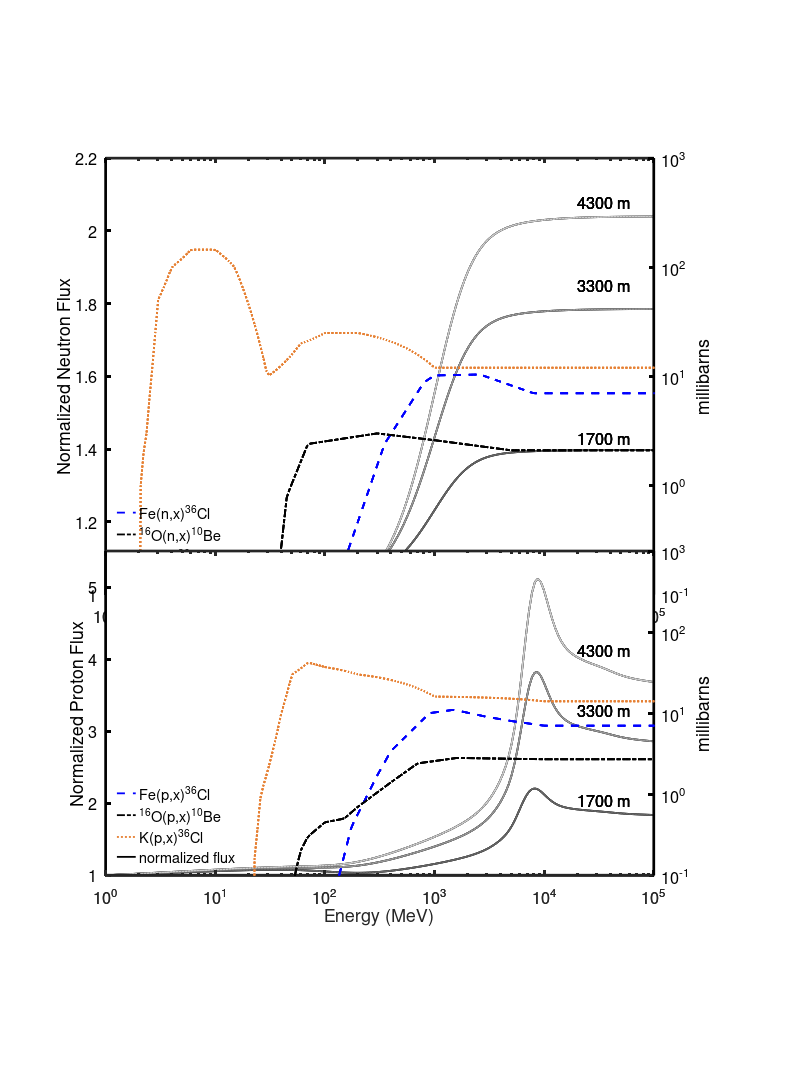
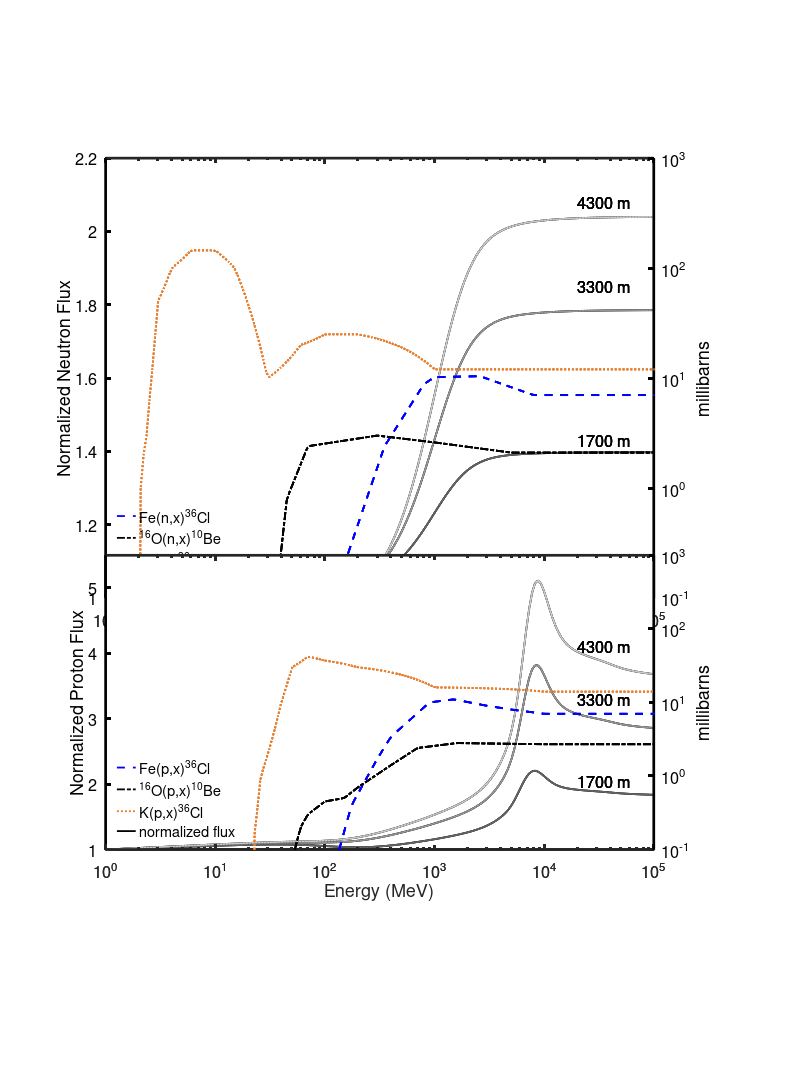

MATLAB code for these plots, in order:
function [] = Fluxes_Plot()

%Makes Figure 1, a plot of normalized particles fluxes and excitation functions
clf

% Some parameters, note that Rc and SPhi are averages for last 21000 years
% at the Sierra Nevada locations.

  Rc = 6.3 % cutoff rigidity
  s = 462 % SPhi
  w = 0.066 % water content of the ground
  nuclide = 56

load consts_LSD.mat;

%%%%%%%%%%%%%%%%%%%%%%%%%%%%%%%%%%%%%%%%%%%%%%%%%%%%%%%%%%%%%%%%%%%%%%%%%%%%%%%%
%%%%%%%%%%%%%%%%%%%%%%%%%%%%% Neutrons %%%%%%%%%%%%%%%%%%%%%%%%%%%%%%%%%%%%%%%%%
%%%%%%%%%%%%%%%%%%%%%%%%%%%%%%%%%%%%%%%%%%%%%%%%%%%%%%%%%%%%%%%%%%%%%%%%%%%%%%%%

%Define pressures that we will plot
pressures = [1033,830.9,683.2,603.0]
%setup subplot for neutrons
subplot(2,1,1);

h = subplot(2,1,1);
p = get(h, 'position')
p(3) = .8
p(4) = .2*1200/900
set(h, 'position', p);

for i = 1:4

  h = pressures(1,i)

% The next section is from Lifton et al. (2014):

%%%%%%%%%%%%%%%%%%%%%%%%%%%%%%%%%%%%%%%%%%%%%%%%%%%%%%%%%%%%%%%%%%%%%%%%%%%%%%%%
% Sato et al. (2008) Neutron Spectrum
% Analytical Function Approximation (PARMA)
% Implemented in MATLAB by Nat Lifton, 2013
% Purdue University, nlifton@purdue.edu

% Copyright 2013, Purdue University
% All rights reserved
% Developed in part with funding from the National Science Foundation.
%
% This program is free software; you can redistribute it and/or modify
% it under the terms of the GNU General Public License, version 3,
% as published by the Free Software Foundation (www.fsf.org).

x = h.*1.019716; % Convert pressure (hPa) to atm depth (g/cm2)

% E = logspace(-8,5,1000);
E = logspace(0,5.3010,200);
% E = [1.1295 11.295 112.95 1129.5 11295];

% Flatten low rigidities.

lowRc = find(Rc < 1.0);
Rc(lowRc) = 1.0 + zeros(size(lowRc));

%nflux = zeros(length(Rc));

%w = 0.2; % water content, from 0-1
%s = 1700;
%Rc = 12;
%x = 1030;
Et = 2.5e-8; % Thermal Neutron Energy in MeV

% Integrated neutron flux <15 MeV

smin = 400; %units of MV
smax = 1200; %units of MV

a6 = 1.8882e-4;
a7 = 4.4791e-1;
a8 = 1.4361e-3;
a12 = 1.4109e-2;

b11min = 2.5702e1;
b11max = -6.9221;
b12min = -5.0931e-1;
b12max = 1.1336;
b13min= 7.4650;
b13max = 2.6961e1;
b14min = 1.2313e1;
b14max = 1.1746e1;
b15min = 1.0498;
b15max = 2.6171;
b21min = 6.5143e-3;
b21max = 5.3211e-3;
b22min = 3.3511e-5;
b22max = 8.4899e-5;
b23min = 9.4415e-4;
b23max = 2.0704e-3;
b24min = 1.2088e1;
b24max = 1.1714e1;
b25min = 2.7782;
b25max = 3.8051;
b31min = 9.8364e-1;
b31max = 9.7536e-1;
b32min = 1.4964e-4;
b32max = 6.4733e-4;
b33min = -7.3249e-1;
b33max = -2.2750e-1;
b34min = -1.4381;
b34max = 2.0713;
b35min = 2.7448;
b35max = 2.1689;
b41min = 8.8681e-3;
b41max = 9.1435e-3;
b42min = -4.3322e-5;
b42max = -6.4855e-5;
b43min = 1.7293e-2;
b43max = 5.8179e-3;
b44min = -1.0836;
b44max = 1.0168;
b45min = 2.6602;
b45max = 2.4504;

b121 = 9.31e-1;
b122 = 3.70e-2;
b123 = -2.02;
b124 = 2.12;
b125 = 5.34;
b131 = 6.67e-4;
b132 = -1.19e-5;
b133 = 1.00e-4;
b134 = 1.45;
b135 = 4.29;

% Basic Spectrum

b51 = 9.7337e-4;
b52 = -9.6635e-5;
b53 = 1.2121e-2;
b54 = 7.1726;
b55 = 1.4601;
b91 = 5.7199e2;
b92 = 7.1293;
b93 = -1.0703e2;
b94 = 1.8538;
b95 = 1.2142;
b101 = 6.8552e-4;
b102 = 2.7136e-5;
b103 = 5.7823e-4;
b104 = 8.8534;
b105 = 3.6417;
b111 = -5.0800e-1;
b112 = 1.4783e-1;
b113 = 1.0068;
b114 = 9.1556;
b115 = 1.6369;

c1 = 2.3555e-1; % lethargy^-1
c2 = 2.3779; % MeV
c3 = 7.2597e-1;
c5 = 1.2391e2; % MeV
c6 = 2.2318; % MeV
c7 = 1.0791e-3; % lethargy^-1
c8 = 3.6435e-12; % MeV
c9 = 1.6595;
c10 = 8.4782e-8; % MeV
c11 = 1.5054;

% Ground-Level Spectrum

h31 = -2.5184e1;
h32 = 2.7298;
h33 = 7.1526e-2;
h51 = 3.4790e-1;
h52 = 3.3493;
h53 = -1.5744;

g1 = -0.023499;
g2 = -0.012938;
g3 = 10.^(h31 + h32./(w + h33));
g4 = 9.6889e-1;
g5 = h51 + h52.*w + h53.*(w.^2);

fG = 10.^(g1 + g2.*log10(E./g3).*(1-tanh(g4.*log10(E./g5))));

% Thermal Neutron Spectrum

h61 = 1.1800e-1;
h62 = 1.4438e-1;
h63 = 3.8733;
h64 = 6.5298e-1;
h65 = 4.2752e1;

g6 = (h61 + h62.*exp(-h63.*w))./(1 + h64.*exp(-h65.*w));

PhiT = g6.*((E./Et).^2).*exp(-E./Et);

% Total Ground-Level Flux

PhiB = zeros(1,length(E));
PhiG = zeros(1,length(E));
PhiGMev = zeros(1,length(E));
p10n = zeros(1,length(E));
p14n = zeros(1,length(E));
p26n = zeros(1,length(E));
p3n = zeros(1,length(E));
p36Can = zeros(1,length(E));
p36Kn = zeros(1,length(E));
p36Tin = zeros(1,length(E));
p36Fen = zeros(1,length(E));

for a = 1:length(Rc)

    a1min = b11min + b12min.*Rc(a) + b13min./(1 + exp((Rc(a) - b14min)./b15min));
    a1max = b11max + b12max.*Rc(a) + b13max./(1 + exp((Rc(a) - b14max)./b15max));
    a2min = b21min + b22min.*Rc(a) + b23min./(1 + exp((Rc(a) - b24min)./b25min));
    a2max = b21max + b22max.*Rc(a) + b23max./(1 + exp((Rc(a) - b24max)./b25max));
    a3min = b31min + b32min.*Rc(a) + b33min./(1 + exp((Rc(a) - b34min)./b35min));
    a3max = b31max + b32max.*Rc(a) + b33max./(1 + exp((Rc(a) - b34max)./b35max));
    a4min = b41min + b42min.*Rc(a) + b43min./(1 + exp((Rc(a) - b44min)./b45min));
    a4max = b41max + b42max.*Rc(a) + b43max./(1 + exp((Rc(a) - b44max)./b45max));

    a5 = b51 + b52.*Rc(a) + b53./(1 + exp((Rc(a) - b54)./b55));
    a9 = b91 + b92.*Rc(a) + b93./(1 + exp((Rc(a) - b94)./b95));
    a10 = b101 + b102.*Rc(a) + b103./(1 + exp((Rc(a) - b104)./b105));
    a11 = b111 + b112.*Rc(a) + b113./(1 + exp((Rc(a) - b114)./b115));

    b5 = b121 + b122.*Rc(a) + b123./(1 + exp((Rc(a) - b124)./b125));
    b6 = b131 + b132.*Rc(a) + b133./(1 + exp((Rc(a) - b134)./b135));

    c4 = a5 + a6.*x./(1 + a7.*exp(a8.*x)); % lethargy^-1
    c12 = a9.*(exp(-a10.*x) + a11.*exp(-a12.*x)); % MeV

    PhiLmin = a1min.*(exp(-a2min.*x) - a3min.*exp(-a4min.*x)); %length of Rc
    PhiLmax = a1max.*(exp(-a2max.*x) - a3max.*exp(-a4max.*x)); %length of Rc

    f3 = b5 + b6.*x;
    f2 = (PhiLmin - PhiLmax)./(smin.^f3 - smax.^f3);
    f1 = PhiLmin - f2.*smin.^f3;

    PhiL = f1 + f2.*s(a).^f3;

    PhiB = (c1.*(E./c2).^c3).*exp(-E./c2) + c4.*exp((-(log10(E) - log10(c5)).^2)./(2.*(log10(c6)).^2))...
    + c7.*log10(E./c8).*(1 + tanh(c9.*log10(E./c10))).*(1 - tanh(c11.*log10(E./c12)));

    PhiG = PhiL.*(PhiB.*fG + PhiT);
    PhiGMev = PhiG./E;

    clipindex = find(E <= 1, 1, 'last' ); %Make sure the clip index is consistent with the definition of E above

end

N.E = E;
N.PhiG(i,:) = PhiG./PhiG(1,1);

%%%%%%%%%%%%%%%%%%%%%%%%%%%%%%%%%%%%%%%%%%%%%%%%%%%%%%%%%%%%%%%%%%%%%%%%%%%%%%%%

%Plot the neutron spectra and excitation functions
hold on
box on

  [AX1,H1,H2] = plotyy(E,PhiG./PhiG(1,1)./N.PhiG(1,:),E,consts.FenxCl36,@semilogx,@semilogy);
 set(AX1(2),'fontsize',18,'ycolor','k')
 set(H2,'linestyle',':','linewidth',2,'color','b','linestyle','--')
 set(H1,'linewidth',2,'color',[.5,.5,.5])

 [AX2,H1,H5] = plotyy(E,PhiG./PhiG(1,1)./N.PhiG(1,:),E,consts.O16nxBe10,@semilogx,@semilogx);
 set(H1,'linewidth',2,'color','k')
 set(H5,'linewidth',2,'color','k','linestyle','-.')

  [AX2,H3,H4] = plotyy(E,PhiG./PhiG(1,1)./N.PhiG(1,:),E,consts.KnxCl36,@semilogx,@semilogx);
 set(AX2(1),'ycolor',[0,0,0],'fontsize',18,'XMinorTick','on','linewidth',3)
 set(AX2(2),'ycolor','k','fontsize',18,'XMinorTick','on','linewidth',3)
 set(H4,'linestyle',':','linewidth',2,'color',[.9,.5,.2])
 set(H3,'linewidth',2,'color',i*[.2,.2,.2])
 set(AX2(1),'YLim',[1 2.2])
 set(AX2(2),'YLim',[.1 1000])
 set(AX2,'XLim',[0 100000])

 xlabel('Energy (MeV)','fontsize',20)
 ylabel(AX1(1),'Normalized Neutron Flux')
 ylabel(AX1(2),'millibarns')
 legend([H2,H5,H4,H1],'Fe(n,x)^{36}Cl','^{16}O(n,x)^{10}Be','K(n,x)^{36}Cl','normalized flux','Location','southwest')
 legend boxoff
 text(20000,2.08,'4300 m','fontsize',18)
 text(20000,1.85,'3300 m','fontsize',18)
 text(20000,1.43,'1700 m','fontsize',18)


end

%%%%%%%%%%%%%%%%%%%%%%%%%%%%%%%%%%%%%%%%%%%%%%%%%%%%%%%%%%%%%%%%%%%%%%%%%%%%%%%%
%%%%%%%%%%%%%%%%%%%%%%%%%%%%% Protons %%%%%%%%%%%%%%%%%%%%%%%%%%%%%%%%%%%%%%%%%%
%%%%%%%%%%%%%%%%%%%%%%%%%%%%%%%%%%%%%%%%%%%%%%%%%%%%%%%%%%%%%%%%%%%%%%%%%%%%%%%%

%Define pressures
pressures = [1033,830.9,683.2,603.0]
%Setup second subplot
subplot(2,1,2);

%Adjust position of subplots
h = subplot(2,1,2);
p = get(h, 'position')
p(2) = p(2) + 0.3;
p(3) = .8
p(4) = .05*1200/775
set(h, 'position', p);

%loop over pressures
for i = 1:4

  h = pressures(1,i)

% Sato et al. (2008) Neutron Spectrum
% Analytical Function Approximation (PARMA)
% Implemented in MATLAB by Nat Lifton, 2013
% Purdue University, nlifton@purdue.edu

% Copyright 2013, Purdue University
% All rights reserved
% Developed in part with funding from the National Science Foundation.
%
% This program is free software; you can redistribute it and/or modify
% it under the terms of the GNU General Public License, version 3,
% as published by the Free Software Foundation (www.fsf.org).

x = h.*1.019716; % Convert pressure (hPa) to atm depth (g/cm2)

E = logspace(0,5.3010,200);
% E = [1.1295 11.295 112.95 1129.5 11295];

A = 1;
Z = 1;
Ep = 938.27; % Rest mass of a proton
U = (4-1.675).*pi.*A./Z.*1e-7; % Unit conversion factor

% Flatten low rigidities.

lowRc = find(Rc < 1.0);
Rc(lowRc) = 1.0 + zeros(size(lowRc));

% Primary spectrum

smin = 400; %units of MV
smax = 1200; %units of MV

a1 = 2.1153;
a2 = 4.4511e-1;
a3 = 1.0064e-2;
a4 = 3.9564e-2;
a5 = 2.9236;
a6 = 2.7076;
a7 = 1.2663e4;
a8 = 4.8288e3;
a9 = 3.2822e4;
a10 = 7.4378e3;
a11 = 3.4643;
a12 = 1.6752;
a13 = 1.3691;
a14 = 2.0665;
a15 = 1.0833e2;
a16 = 2.3013e3;

Etoa = E + a1.*x;
Rtoa = 0.001.*sqrt((A.*Etoa).^2 + 2.*A.*Ep.*Etoa)./Z;

Elis = zeros(1,length(E));
Beta = zeros(1,length(E));
Rlis = zeros(1,length(E));
phiTOA = zeros(1,length(E));
phiLIS = zeros(1,length(E));
phiSec = zeros(1,length(E));
phiPtot = zeros(1,length(E));
p10p = zeros(1,length(E));

% Secondary Spectrum

c11 = 1.2560;
c12 = 3.2260e-3;
c13 = -4.8077e-6;
c14 = 2.2825e-9;
c21 = 4.3783e-1;
c22 = -5.5759e-4;
c23 = 7.8388e-7;
c24 = -3.8671e-10;
c31 = 1.8102e-4;
c32 = -5.1754e-7;
c33 = 7.5876e-10;
c34 = -3.8220e-13;
c41 = 1.7065;
c42 = 7.1608e-4;
c43 = -9.3220e-7;
c44 = 5.2665e-10;

b1 = c11 + c12.*x + c13.*x.^2 + c14.*x.^3;
b2 = c21 + c22.*x + c23.*x.^2 + c24.*x.^3;
b3 = c31 + c32.*x + c33.*x.^2 + c34.*x.^3;
b4 = c41 + c42.*x + c43.*x.^2 + c44.*x.^3;

h11min = 2.4354e-3;
h11max = 2.5450e-3;
h12min = -6.0339e-5;
h12max = -7.1807e-5;
h13min= 2.1951e-3;
h13max = 1.4580e-3;
h14min = 6.6767;
h14max = 6.9150;
h15min = 9.3228e-1;
h15max = 9.9366e-1;
h21min = 7.7872e-3;
h21max = 7.6828e-3;
h22min = -9.5771e-6;
h22max = -2.4119e-6;
h23min = 6.2229e-4;
h23max = 6.6411e-4;
h24min = 7.7842;
h24max = 7.7461;
h25min = 1.8502;
h25max = 1.9431;
h31min = 9.6340e-1;
h31max = 9.7353e-1;
h32min = 1.5974e-3;
h32max = 1.0577e-3;
h33min = -7.1179e-2;
h33max = -2.1383e-2;
h34min = 2.2320;
h34max = 3.0058;
h35min = 7.8800e-1;
h35max = 9.1845e-1;
h41min = 7.8132e-3;
h41max = 7.3482e-3;
h42min = 9.7085e-11;
h42max = 2.5598e-5;
h43min = 8.2392e-4;
h43max = 1.2457e-3;
h44min = 8.5138;
h44max = 8.1896;
h45min = 2.3125;
h45max = 2.9368;

h51 = 1.9100e-1;
h52 = 7.0300e-2;
h53 = -6.4500e-1;
h54 = 2.0300;
h55 = 1.3000;
h61 = 5.7100e-4;
h62 = 6.1300e-6;
h63 = 5.4700e-4;
h64 = 1.1100;
h65 = 8.3700e-1;

% Combine primary and secondary spectra

for a = 1:length(Rc)
    Elis = Etoa + s(a).*Z./A;
    Beta = sqrt(1-(Ep./(Ep + Elis.*A)).^2); % Particle speed relative to light
    Rlis = 0.001.*sqrt((A.*Elis).^2 + 2.*A.*Ep.*Elis)./Z;
    C = a7 + a8./(1 + exp((Elis - a9)./a10));

    phiTOA = (C.*(Beta.^a5)./(Rlis.^a6)).*(Rtoa./Rlis).^2;
    phiPri = (U./Beta).*phiTOA.*(a2.*exp(-a3.*x) + (1 - a2).*exp(-a4.*x));

    g1min = h11min + h12min.*Rc(a) + h13min./(1 + exp((Rc(a) - h14min)./h15min));
    g1max = h11max + h12max.*Rc(a) + h13max./(1 + exp((Rc(a) - h14max)./h15max));
    g2min = h21min + h22min.*Rc(a) + h23min./(1 + exp((Rc(a) - h24min)./h25min));
    g2max = h21max + h22max.*Rc(a) + h23max./(1 + exp((Rc(a) - h24max)./h25max));
    g3min = h31min + h32min.*Rc(a) + h33min./(1 + exp((Rc(a) - h34min)./h35min));
    g3max = h31max + h32max.*Rc(a) + h33max./(1 + exp((Rc(a) - h34max)./h35max));
    g4min = h41min + h42min.*Rc(a) + h43min./(1 + exp((Rc(a) - h44min)./h45min));
    g4max = h41max + h42max.*Rc(a) + h43max./(1 + exp((Rc(a) - h44max)./h45max));

    phiPmin = g1min.*(exp(-g2min.*x) - g3min.*exp(-g4min.*x)); %length of Rc
    phiPmax = g1max.*(exp(-g2max.*x) - g3max.*exp(-g4max.*x)); %length of Rc

    g5 = h51 + h52.*Rc(a) + h53./(1 + exp((Rc(a) - h54)./h55));
    g6 = h61 + h62.*Rc(a) + h63./(1 + exp((Rc(a) - h64)./h65));

    f3 = g5 + g6.*x;
    f2 = (phiPmin - phiPmax)./(smin.^f3 - smax.^f3);
    f1 = phiPmin - f2.*smin.^f3;

    phiP = f1 + f2.*s(a).^f3;

    phiSec = (phiP.*b1.*E.^b2)./(1 + b3.*E.^b4);

    Ec = (sqrt((1000.*Rc(a).*Z).^2 + Ep.^2) - Ep)./A;
    Es = a13.*(Ec - a14.*x);
    Es1 = max(a15,Es);
    Es2 = max(a16,Es);

    phiPtot = phiPri.*(tanh(a11.*(E./Es1 - 1)) + 1)./2 + ...
        phiSec.*(tanh(a12.*(1 - E./Es2)) + 1)./2;

    clipindex = find(E <= 1, 1, 'last' ); %Make sure the clip index is consistent with the definition of E above

end

P.E = E;
P.phiPtot(i,:) = phiPtot./phiPtot(1,1);

%%%%%%%%%%%%%%%%%%%%%%%%%%%%%%%%%%%%%%%%%%%%%%%%%%%%%%%%%%%%%%%%%%%%%%%%%%%%%%%%

%Plot protons spectra and excitation functions
hold on
box on

  [AX1,H1,H2] = plotyy(E,phiPtot./phiPtot(1,1)./P.phiPtot(1,:),E,consts.FepxCl36,@semilogx,@semilogy);
 set(H1,'linewidth',2,'color',[.5,.5,.5])
 set(H2,'linestyle',':','linewidth',2,'color','b','linestyle','--')

  [AX2,H1,H5] = plotyy(E,phiPtot./phiPtot(1,1)./P.phiPtot(1,:),E,consts.O16pxBe10,@semilogx,@semilogx);
 set(H1,'linestyle','-','linewidth',2,'color','k')
 set(H5,'linewidth',2,'color','k','linestyle','-.')

  [AX2,H3,H4] = plotyy(E,phiPtot./phiPtot(1,1)./P.phiPtot(1,:),E,consts.KpxCl36,@semilogx,@semilogx);
 set(AX2(1),'ycolor',[0,0,0],'fontsize',18,'XMinorTick','on','linewidth',3)
 set(AX2(2),'ycolor','k','fontsize',18,'XMinorTick','on','linewidth',3)
 set(H4,'linestyle',':','linewidth',2,'color',[.9,.5,.2])
 set(H3,'linewidth',2,'color',i*[.2,.2,.2])
 set(AX2(1),'YLim',[1 5.5])
 set(AX2(2),'YLim',[.1 1000])
 set(AX2,'XLim',[0 100000])
 xlabel('Energy (MeV)','fontsize',20)
 ylabel(AX1(1),'Normalized Proton Flux')
 ylabel(AX1(2),'millibarns')
 legend([H2,H5,H4,H1],'Fe(p,x)^{36}Cl','^{16}O(p,x)^{10}Be','K(p,x)^{36}Cl','normalized flux','Location','southwest')
 legend boxoff
 text(20000,4.12,'4300 m','fontsize',18)
 text(20000,3.3,'3300 m','fontsize',18)
 text(20000,2.05,'1700 m','fontsize',18)

end

%Print results

set(gcf, "paperunits", "points", "papersize", [900, 1200], 'PaperPosition', [0 0 900 1200]);
print -dpdf -color Normalized_Fluxes.pdf
print -dpng -color Plot_Normalized_Fluxes.png


